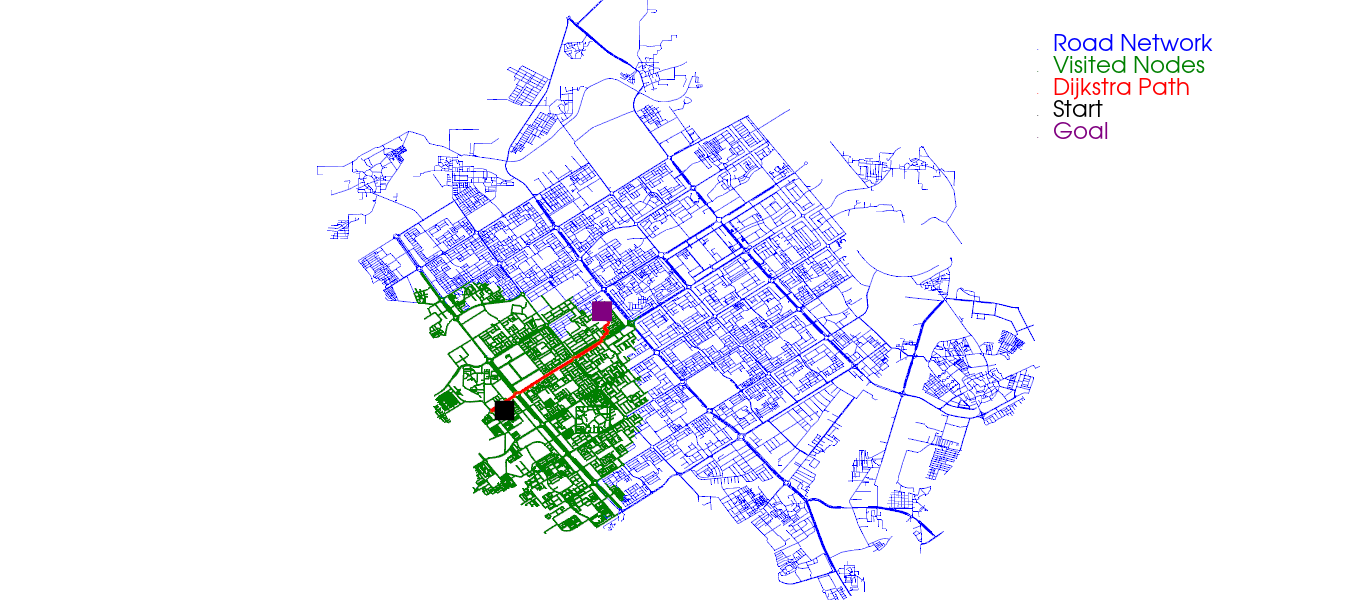

The Python source for this figure:
import osmnx as ox
import pyvista as pv
import numpy as np
import random
import heapq
from functools import lru_cache


# Create a networkx graph from a place
place = "Chandigarh, India"
G = ox.graph_from_place(place, network_type="drive")

nodes, edges = ox.graph_to_gdfs(G)
nodes['osmid'] = nodes.index


def vistaLines(nodes, edges):
    # nodes, edges = ox.graph_to_gdfs(G)
    pts_list = edges['geometry'].apply(lambda g: np.column_stack(
        (g.xy[0], g.xy[1], np.zeros(len(g.xy[0]))))).tolist()
    vertices = np.concatenate(pts_list)

    lines = []  # Create an empty array with 3 columns

    j = 0

    for i in range(len(pts_list)):
        pts = pts_list[i]
        vertex_length = len(pts)
        vertext_start = j
        vertex_end = j + vertex_length - 1
        vertex_arr = [vertex_length] + \
            list(range(vertext_start, vertex_end + 1))
        lines.append(vertex_arr)
        j += vertex_length
    return pv.PolyData(vertices, lines=np.hstack(lines))


def get_start_goal_nodes():
    global G
    nodes = list(G.nodes)

    # Use two random nodes as start and goal (you can replace them with specific nodes if you want)
    start = random.choice(nodes)
    goal = random.choice(nodes)

    # Ensure start and goal nodes are not the same
    while start == goal:
        goal = random.choice(nodes)

    return start, goal


@lru_cache(maxsize=None)  # Add caching to the successors function
def successors(node):
    global G

    # Find the neighbors of the current node
    neighbors = list(G.neighbors(node))

    # Calculate the edge weight and add it as a tuple (neighbor, weight)
    successors = [(neighbor, G[node][neighbor][0]['length'])
                  for neighbor in neighbors]

    return successors


@lru_cache(maxsize=None)  # Add caching to the great_circle_distance function
def great_circle_distance(p1, p2):
    global G
    coord1 = G.nodes[p1]['y'], G.nodes[p1]['x']
    coord2 = G.nodes[p2]['y'], G.nodes[p2]['x']
    return ox.distance.great_circle(*coord1, *coord2)


def dijkstra(start, goal):
    # Initialize variables
    # Distances from start to each node
    distances = {node: float('inf') for node in G.nodes}
    distances[start] = 0  # Distance to start is 0
    visited = set()  # Set of visited nodes
    queue = [(0, start)]  # Priority queue (distance, node)
    predecessors = {node: None for node in G.nodes}

    while queue:
        current_distance, current_node = heapq.heappop(queue)

        if current_node == goal:
            return distances[goal], reconstruct_path(start, goal, predecessors), visited

        if current_node in visited:
            continue

        visited.add(current_node)

        for neighbor, weight in successors(current_node):
            new_distance = current_distance + weight
            if new_distance < distances[neighbor]:
                distances[neighbor] = new_distance
                predecessors[neighbor] = current_node
                heapq.heappush(queue, (new_distance, neighbor))

    return float('inf'), []  # No path found


def reconstruct_path(start, goal, predecessors):
    path = [goal]
    while path[-1] != start:
        path.append(predecessors[path[-1]])
    path.reverse()
    return path


start, goal = get_start_goal_nodes()

print(f"{start}, {goal}")

dijkstra_cost, dijkstra_path, visited_nodes = dijkstra(start, goal)
print("Dijkstra Result:")
if dijkstra_cost != float('inf'):
    print(f"Path: {dijkstra_path}")
    print(f"Cost: {dijkstra_cost}\n")
else:
    print("Dijkstra: No solution available for given start and goal\n")

# Convert lines and point coordinates to pyvista graphics
road_network = vistaLines(*ox.graph_to_gdfs(G))
visited_nodes = vistaLines(*ox.graph_to_gdfs(G.subgraph(visited_nodes)))
route_path = vistaLines(
    *ox.graph_to_gdfs(G.subgraph(G.subgraph(dijkstra_path))))
start_coords = pv.PolyData(
    list(list(nodes[nodes['osmid'] == start]['geometry'][start].coords)[0]) + [0])
goal_coords = pv.PolyData(
    list(list(nodes[nodes['osmid'] == goal]['geometry'][goal].coords)[0]) + [0])

# Plot the elevation map
plotter = pv.Plotter()
plotter.add_mesh(road_network, line_width=1,
                 color='blue', label='Road Network')
plotter.add_mesh(visited_nodes, line_width=2,
                 color='green', label='Visited Nodes')
plotter.add_mesh(route_path, line_width=3,
                 color='red', label='Dijkstra Path')
plotter.add_mesh(start_coords, point_size=20,
                 color='black', label='Start')
plotter.add_mesh(goal_coords, point_size=20,
                 color='purple', label='Goal')
plotter.add_legend(bcolor='w', face=None)
plotter.show(cpos='xy')
